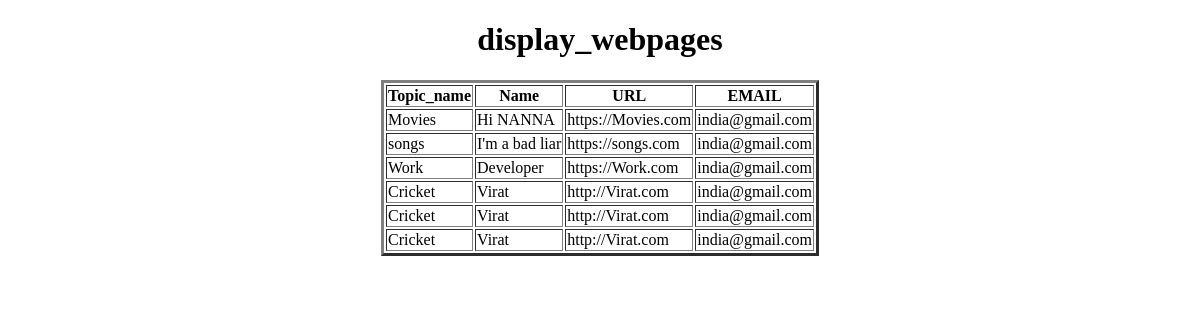
The page /display_webpages/ on the database as committed earlier.
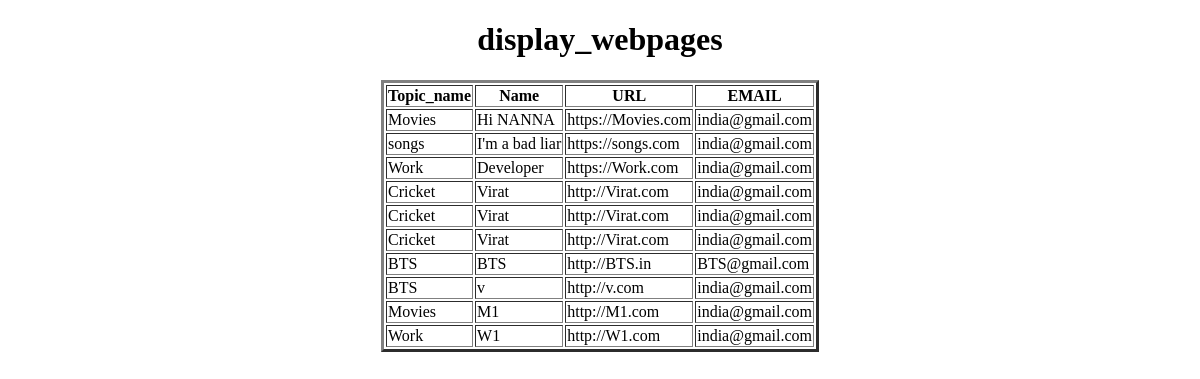
The same page on the database as committed later.
### app/models.py (models this page shows, shortened)
class Webpage(models.Model):
    topic_name=models.ForeignKey(Topic,on_delete=models.CASCADE)
    name=models.CharField(max_length=100)
    url=models.URLField()
    email=models.EmailField(default='india@gmail.com')

class Topic(models.Model):
    topic_name=models.CharField(max_length=100,primary_key=True)
    def __str__(self):
        return self.topic_name

### app/views.py (the view)
# urls.py: path('display_webpages/',display_Webpages,name='display_webpages'),
def display_Webpages(request):
    QLTO=Webpage.objects.all()
    d={'webpages':QLTO}
    return render(request,'display_Webpages.html',d)

### templates/display_webpages.html (shortened to what this page needs)
<!DOCTYPE html>
<html lang="en">
<head>
</head>
<body>
    <center>
        <h1>display_webpages</h1>
        <table border="3px">
            <tr>
                <th>Topic_name</th>
                <th>Name</th>
                <th>URL</th>
                <th>EMAIL</th>
            </tr>
        {% for wo in webpages %}
            <tr>
                <td>{{wo.topic_name}}</td>
                <td>{{wo.name}}</td>
                <td>{{wo.url}}</td>
                <td>{{wo.email}}</td>
            </tr>
        {% endfor %}
         </table>
    </center>
</body>
</html>

Rows that differ between the two databases and show on the page:
added Webpage: topic_name "BTS", name "BTS", url "http://BTS.in", email "BTS@gmail.com"
added Webpage: topic_name "BTS", name "v", url "http://v.com", email "india@gmail.com"
added Webpage: topic_name "Movies", name "M1", url "http://M1.com", email "india@gmail.com"
added Webpage: topic_name "Work", name "W1", url "http://W1.com", email "india@gmail.com"
